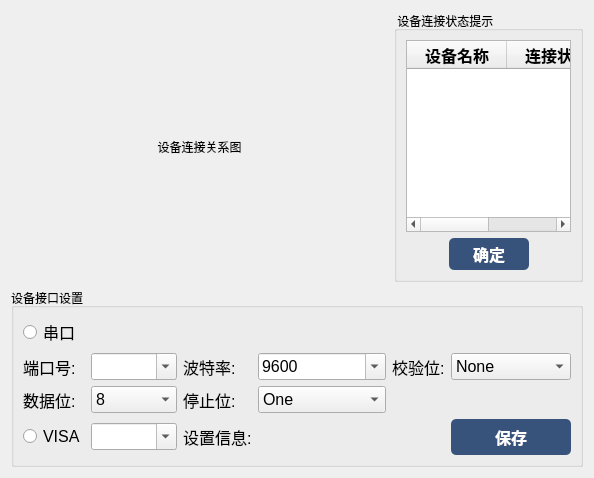
         <widget class="QWidget" name="page_3">
          <layout class="QGridLayout" name="gridLayout_3">
           <item row="0" column="0">
            <layout class="QHBoxLayout" name="horizontalLayout_10" stretch="2,1">
             <item>
              <widget class="QLabel" name="label_8">
               <property name="text">
                <string>设备连接关系图</string>
               </property>
               <property name="alignment">
                <set>Qt::AlignCenter</set>
               </property>
              </widget>
             </item>
             <item>
              <widget class="QGroupBox" name="groupBox">
               <property name="title">
                <string> 设备连接状态提示</string>
               </property>
               <layout class="QVBoxLayout" name="verticalLayout_2">
                <item>
                 <widget class="QTableWidget" name="tableWidget_3">
                  <column>
                   <property name="text">
                    <string>设备名称</string>
                   </property>
                   <property name="font">
                    <font>
                     <pointsize>12</pointsize>
                     <weight>75</weight>
                     <bold>true</bold>
                    </font>
                   </property>
                  </column>
                  <column>
                   <property name="text">
                    <string>连接状态</string>
                   </property>
                   <property name="font">
                    <font>
                     <pointsize>12</pointsize>
                     <weight>75</weight>
                     <bold>true</bold>
                    </font>
                   </property>
                  </column>
                 </widget>
                </item>
                <item>
                 <layout class="QHBoxLayout" name="horizontalLayout_13">
                  <item>
                   <spacer name="horizontalSpacer_12">
                    <property name="orientation">
                     <enum>Qt::Horizontal</enum>
                    </property>
                    <property name="sizeHint" stdset="0">
                     <size>
                      <width>40</width>
                      <height>20</height>
                     </size>
                    </property>
                   </spacer>
                  </item>
                  <item>
                   <widget class="QPushButton" name="pushButton_13">
                    <property name="sizePolicy">
                     <sizepolicy hsizetype="Fixed" vsizetype="Fixed">
                      <horstretch>0</horstretch>
                      <verstretch>0</verstretch>
                     </sizepolicy>
                    </property>
                    <property name="minimumSize">
                     <size>
                      <width>80</width>
                      <height>32</height>
                     </size>
                    </property>
                    <property name="font">
                     <font>
                      <pointsize>12</pointsize>
                      <weight>75</weight>
                      <bold>true</bold>
                     </font>
                    </property>
                    <property name="styleSheet">
                     <string notr="true">color: rgb(255, 255, 255);
background-color: rgb(55, 83, 123);
border-radius:5px;</string>
                    </property>
                    <property name="text">
                     <string>确定</string>
                    </property>
                   </widget>
                  </item>
                  <item>
                   <spacer name="horizontalSpacer_11">
                    <property name="orientation">
                     <enum>Qt::Horizontal</enum>
                    </property>
                    <property name="sizeHint" stdset="0">
                     <size>
                      <width>40</width>
                      <height>20</height>
                     </size>
                    </property>
                   </spacer>
                  </item>
                 </layout>
                </item>
               </layout>
              </widget>
             </item>
            </layout>
           </item>
           <item row="1" column="0">
            <widget class="QGroupBox" name="groupBox_2">
             <property name="sizePolicy">
              <sizepolicy hsizetype="Preferred" vsizetype="Fixed">
               <horstretch>0</horstretch>
               <verstretch>0</verstretch>
              </sizepolicy>
             </property>
             <property name="minimumSize">
              <size>
               <width>0</width>
               <height>160</height>
              </size>
             </property>
             <property name="title">
              <string>设备接口设置</string>
             </property>
             <layout class="QGridLayout" name="gridLayout">
              <item row="0" column="0">
               <widget class="QRadioButton" name="radioButton_serial">
                <property name="font">
                 <font>
                  <pointsize>12</pointsize>
                 </font>
                </property>
                <property name="text">
                 <string>串口</string>
                </property>
               </widget>
              </item>
              <item row="1" column="0">
               <widget class="QLabel" name="label_16">
                <property name="font">
                 <font>
                  <pointsize>12</pointsize>
                 </font>
                </property>
                <property name="text">
                 <string>端口号:</string>
                </property>
               </widget>
              </item>
              <item row="1" column="1">
               <widget class="QComboBox" name="comboBox_port">
                <property name="font">
                 <font>
                  <pointsize>12</pointsize>
                 </font>
                </property>
                <property name="editable">
                 <bool>true</bool>
                </property>
               </widget>
              </item>
              <item row="1" column="2">
               <widget class="QLabel" name="label_20">
                <property name="font">
                 <font>
                  <pointsize>12</pointsize>
                 </font>
                </property>
                <property name="text">
                 <string>波特率:</string>
                </property>
               </widget>
              </item>
              <item row="1" column="3">
               <widget class="QComboBox" name="comboBox_baurt">
                <property name="font">
                 <font>
                  <pointsize>12</pointsize>
                 </font>
                </property>
                <property name="editable">
                 <bool>true</bool>
                </property>
                <property name="currentText">
                 <string>9600</string>
                </property>
                <property name="currentIndex">
                 <number>1</number>
                </property>
                <item>
                 <property name="text">
                  <string>4800</string>
                 </property>
                </item>
                <item>
                 <property name="text">
                  <string>9600</string>
                 </property>
                </item>
                <item>
                 <property name="text">
                  <string>14400</string>
                 </property>
                </item>
                <item>
                 <property name="text">
                  <string>19200</string>
                 </property>
                </item>
                <item>
                 <property name="text">
                  <string>38400</string>
                 </property>
                </item>
               </widget>
              </item>
              <item row="1" column="4">
               <widget class="QLabel" name="label_19">
                <property name="font">
                 <font>
                  <pointsize>12</pointsize>
                 </font>
                </property>
                <property name="text">
                 <string>校验位:</string>
                </property>
               </widget>
              </item>
              <item row="1" column="5">
               <widget class="QComboBox" name="comboBox_check">
                <property name="font">
                 <font>
                  <pointsize>12</pointsize>
                 </font>
                </property>
                <item>
                 <property name="text">
                  <string>None</string>
                 </property>
                </item>
                <item>
                 <property name="text">
                  <string>Odd</string>
                 </property>
                </item>
                <item>
                 <property name="text">
                  <string>Even</string>
                 </property>
                </item>
               </widget>
              </item>
              <item row="2" column="0">
               <widget class="QLabel" name="label_18">
                <property name="font">
                 <font>
                  <pointsize>12</pointsize>
                 </font>
                </property>
                <property name="text">
                 <string>数据位:</string>
                </property>
               </widget>
              </item>
              <item row="2" column="1">
               <widget class="QComboBox" name="comboBox_data">
                <property name="font">
                 <font>
                  <pointsize>12</pointsize>
                 </font>
                </property>
                <property name="currentIndex">
                 <number>1</number>
                </property>
                <item>
                 <property name="text">
                  <string>7</string>
                 </property>
                </item>
                <item>
                 <property name="text">
                  <string>8</string>
                 </property>
                </item>
               </widget>
              </item>
              <item row="2" column="2">
               <widget class="QLabel" name="label_17">
                <property name="font">
                 <font>
                  <pointsize>12</pointsize>
                 </font>
                </property>
                <property name="text">
                 <string>停止位:</string>
                </property>
               </widget>
              </item>
              <item row="2" column="3">
               <widget class="QComboBox" name="comboBox_stop">
                <property name="font">
                 <font>
                  <pointsize>12</pointsize>
                 </font>
                </property>
                <property name="currentIndex">
                 <number>1</number>
                </property>
                <item>
                 <property name="text">
                  <string>None</string>
                 </property>
                </item>
                <item>
                 <property name="text">
                  <string>One</string>
                 </property>
                </item>
                <item>
                 <property name="text">
                  <string>Two</string>
                 </property>
                </item>
                <item>
                 <property name="text">
                  <string>OnePointFive</string>
                 </property>
                </item>
               </widget>
              </item>
              <item row="3" column="0">
               <widget class="QRadioButton" name="radioButton_visa">
                <property name="font">
                 <font>
                  <pointsize>12</pointsize>
                 </font>
                </property>
                <property name="text">
                 <string>VISA</string>
                </property>
               </widget>
              </item>
              <item row="3" column="1">
               <widget class="QComboBox" name="comboBox_visa">
                <property name="font">
                 <font>
                  <pointsize>12</pointsize>
                 </font>
                </property>
                <property name="editable">
                 <bool>true</bool>
                </property>
               </widget>
              </item>
              <item row="3" column="2">
               <widget class="QLabel" name="label_30">
                <property name="font">
                 <font>
                  <pointsize>12</pointsize>
                 </font>
                </property>
                <property name="text">
                 <string>设置信息:</string>
                </property>
               </widget>
              </item>
              <item row="3" column="3">
               <widget class="QLabel" name="lab_deviceinfo">
                <property name="font">
                 <font>
                  <pointsize>12</pointsize>
                 </font>
                </property>
                <property name="text">
                 <string/>
                </property>
               </widget>
              </item>
              <item row="3" column="5">
               <widget class="QPushButton" name="pushButtonSaveAddress">
                <property name="minimumSize">
                 <size>
                  <width>120</width>
                  <height>36</height>
                 </size>
                </property>
                <property name="font">
                 <font>
                  <pointsize>12</pointsize>
                  <weight>75</weight>
                  <bold>true</bold>
                 </font>
                </property>
                <property name="styleSheet">
                 <string notr="true">color: rgb(255, 255, 255);
background-color: rgb(55, 83, 123);
border-radius:5px;</string>
                </property>
                <property name="text">
                 <string>保存</string>
                </property>
               </widget>
              </item>
             </layout>
            </widget>
           </item>
          </layout>
         </widget>
